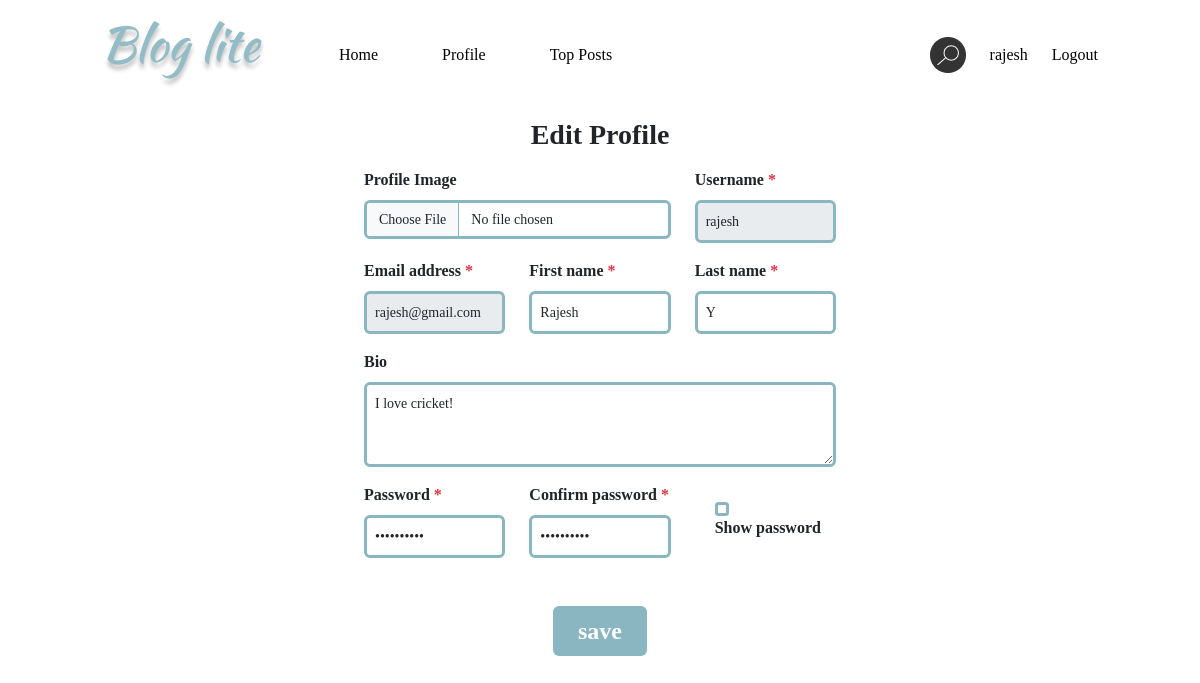
The page /edit-profile (signed in) on the database its author committed.
### application/models.py (models this page shows, shortened)
class User(UserMixin, db.Model):
    __tablename__ = 'user'
    uid = db.Column(db.Integer, autoincrement=True, primary_key=True)
    uname = db.Column(db.String(255), unique=True, nullable=False)
    fname = db.Column(db.String(255), nullable=False)
    lname = db.Column(db.String(255), nullable=False)
    email = db.Column(db.String(255), unique=True, nullable=False)
    pro_pic = db.Column(db.String(255), nullable=False)
    bio = db.Column(db.String(255))
    pwd = db.Column(db.String(255), nullable=False)
    posts = db.relationship('Post', backref='user')
    comments = db.relationship('Comment', backref='user')
    followings = db.relationship('Following', backref='user')
    followers = db.relationship('Follower', backref='user')
    likes = db.relationship('Like', backref='user')

### application/controllers.py (the view, shortened to what this page needs)
@app.route("/edit-profile", methods=["GET", "POST"])
@login_required
def edit_profile():
    return render_template("edit_profile.html", current_user=current_user)

### main.py (called while the page is built)
def create_app():
    new_app = Flask(__name__, template_folder="templates")
    if os.getenv('ENV', "development") == "production":
        raise Exception("Currently no production config is setup.")
    else:
        print("Staring Local Development")
        new_app.config.from_object(LocalDevelopmentConfig)
    db.init_app(new_app)
    api = Api(new_app)
    login_manager = LoginManager()
    login_manager.login_view = 'login'
    login_manager.init_app(new_app)
    from application.models import User
    @login_manager.user_loader
    def load_user(uid):
        return User.query.get(int(uid))
    new_app.app_context().push()
    return new_app, api

### templates/edit_profile.html (shortened to what this page needs)
{% extends "base.html" %} {% block title %} Edit Profile {% endblock title %}  {% block body %}
<div class="new-post p-5 py-2 mt-3">
    <h3 class="text-center fw-bold">Edit Profile</h3>
    <form action="{{ url_for('edit_profile') }}" class="m-3" method="post">
        <div class="row">
            <div class="col col-8 mb-3">
                <label for="formImg" class="form-label">Profile Image</label>
                <input
                    class="form-control w-100"
                    type="file"
                    accept="image/*"
                    name="pro-img"
                    id="formImg"
                    value="{{ current_user.pro_pic }}"
                />
            </div>
            <div class="mb-3 col col-4">
                <label for="formUname" class="form-label">
                    Username <span class="text-danger">*</span></label
                >
                <input
                    type="text"
                    class="form-control p-2"
                    id="formUname"
                    name="uname"
                    placeholder="Enter username"
                    value="{{ current_user.uname }}"
                    disabled
                />
            </div>
        </div>
        <div class="row row-cols-3">
            <div class="mb-3">
                <label for="formEmail" class="form-label">
                    Email address <span class="text-danger">*</span></label
                >
                <input
                    type="email"
                    class="form-control p-2"
                    id="formEmail"
                    name="email"
                    placeholder="Enter email address"
                    value="{{ current_user.email }}"
                    disabled
                />
            </div>
            <div class="col mb-3">
                <label for="formFname" class="form-label">
                    First name <span class="text-danger">*</span></label
                >
                <input
                    type="text"
                    class="form-control p-2 text-input"
                    id="formFname"
                    name="fname"
                    placeholder="Enter first name"
                    value="{{ current_user.fname }}"
                />
            </div>
            <div class="col mb-3">
                <label for="formLname" class="form-label">
                    Last name <span class="text-danger">*</span></label
                >
                <input
                    type="text"
                    class="form-control p-2 text-input"
                    id="formLname"
                    name="lname"
                    placeholder="Enter last name"
                    value="{{ current_user.lname }}"
                />
            </div>
        </div>
        <div class="mb-3">
            <label for="formBio" class="form-label"> Bio </label>
            <textarea
                type="text"
                class="form-control p-2"
                id="formBio"
                name="bio"
                placeholder="Type the bio"
                rows="3"
            >{{ current_user.bio }}</textarea>
        </div>
        <div class="row row-cols-3">
            <div class="col">
                <label for="formPassword" class="form-label">
                    Password <span class="text-danger">*</span></label
                >
                <input
                    type="password"
                    class="form-control pwd p-2 text-input"
                    id="formPassword"
                    name="pwd"
                    placeholder="Enter password"
                    value="{{ current_user.pwd }}"
                />
            </div>
            <div class="col">
                <label for="formConfPassword" class="form-label">
                    Confirm password
                    <span class="text-danger">*</span></label
                >
                <input
                    type="password"
                    class="form-control pwd p-2 text-input"
                    id="formConfPassword"
                    placeholder="Enter password"
                    name="confPwd"
                    value="{{ current_user.pwd }}"
                />
            </div>
            <div class="mt-3 form-check col">
                <input
                    type="checkbox"
                    class="form-check-input show-pwd-check ms-2"
                    id="formCheck"
                    name="checkbox"
                />
                <label class="form-check-label ms-2" for="formCheck">
                    Show password
                </label>
            </div>
        </div>
        <div class="text-center m-5">
            <button type="submit" class="btn w-25 fs-4">save</button>
        </div>
    </form>
</div>
{% endblock body %}

### templates/base.html (shortened to what this page needs)
<!DOCTYPE html>
<html lang="en">
    <head>
        <link
            href="https://cdn.jsdelivr.net/npm/bootstrap@5.3.0-alpha1/dist/css/bootstrap.min.css"
            rel="stylesheet"
        />
        <link
            rel="stylesheet"
            href="{{ url_for('static', filename='css/style.css') }}"
        />
    </head>
    <body>
        <div class="container">
            {% block navbar %}
            <nav class="navbar navbar-expand-lg p-5 pt-3 pb-0">
                <div class="container-fluid">
                    <a class="navbar-brand" href="{{ url_for('index') }}">
                        <img
                            src="{{ url_for('static', filename='images/blog_lite.png') }}"
                            alt="logo"
                            width=""
                            height=""
                        />
                    </a>
                    <div
                        class="collapse navbar-collapse"
                        id="navbarSupportedContent"
                    >
                        <ul class="navbar-nav me-auto mb-2 mb-lg-0">
                            <li class="nav-item ms-5">
                                <a
                                    class="nav-link nav-home-text"
                                    href="{{ url_for('index') }}"
                                    >Home</a
                                >
                            </li>
                            {% if current_user.is_authenticated %}
                            <li class="nav-item ms-5">
                                <a
                                    class="nav-link nav-profile-text"
                                    href="{{ url_for('profile', username=current_user.uname) }}"
                                    >Profile</a
                                >
                            </li>
                            {% endif %}
                            <li class="nav-item ms-5">
                                <a
                                    class="nav-link nav-tp-text"
                                    href="{{ url_for('top_posts') }}"
                                    >Top Posts</a
                                >
                            </li>
                        </ul>
                        <a
                            class="nav-link"
                            href="{{ url_for('search_users') }}"
                        >
                            <img
                                src="{{ url_for('static', filename='images/search.png') }}"
                                alt="search"
                                width=""
                                height=""
                            />
                        </a>
                         {% if current_user.is_authenticated %}
                        <a
                            class="nav-link ms-4"
                            href="{{ url_for('profile', username=current_user.uname) }}"
                            >{{ current_user.uname }}</a
                        >
                        <a class="nav-link ms-4" href="{{ url_for('logout') }}"
                            >Logout</a
                        >
                        {% endif %}
                    </div>
                </div>
            </nav>
            {% endblock navbar %} {% block body %} {% endblock body %}
        </div>
    </body>
</html>

### static/css/style.css (style rules this page uses)
a { text-decoration: none; color: inherit; }
body { font-family: "OpenSans"; }
.form-control, .form-check-input { border: 3px solid #8ab6c1; font-size: 14px; }
label { font-weight: bold; }
.nav-link { color: black; }

### templates/edit_profile.html (style rules this page uses)
.new-post { width: 50vw; margin: auto; }
.btn { background-color: #8ab6c1; font-weight: bold; color: white; }

### rows shown on the page
User: uname "rajesh", email "rajesh@gmail.com", fname "Rajesh", lname "Y", bio "I love cricket!"
